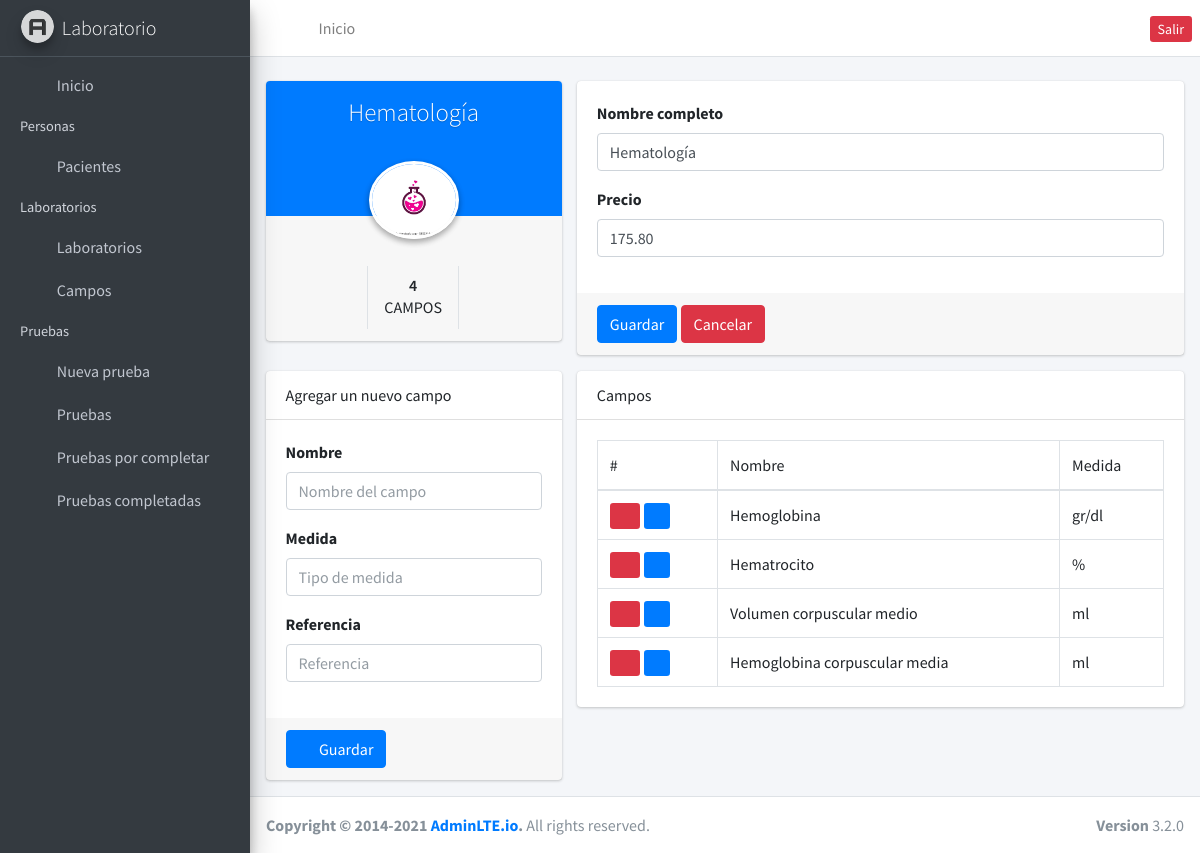
Page /laboratories/edit/1 (signed in) on the committed database.
### laboratories/models.py (models this page shows, shortened)
class Laboratory(models.Model):
    name = models.CharField(max_length=255, null=False)
    price = models.FloatField(default=0.00, null=False)

### fields/models.py (models this page shows, shortened)
class Field(models.Model):
    name = models.CharField(max_length=255)
    measurment = models.CharField(max_length=255)
    reference = models.CharField(max_length=255, default="No hay referencia")
    laboratory = models.ForeignKey(Laboratory, on_delete=models.CASCADE)

### laboratories/views.py (the view)
# urls.py: path('edit/<int:id>', edit, name='edit_client'),
@login_required
def edit(request, id):
    laboratory = Laboratory.objects.get(id = id)
    related_fields = Field.objects.filter(laboratory=id)
    context = {'lab': laboratory, 'related_fields': related_fields, 'related_count': related_fields.count()}
    return render(request, 'edit_lab.html', context)

### laboratories/templates/edit_lab.html (shortened to what this page needs)
{% extends 'base.html' %}
{% load humanize %} {% load static %} {% block content %}
<div class="row">
  <div class="col-md-4">
    <div class="card card-widget widget-user">
      <div class="widget-user-header bg-primary">
        <h3 class="widget-user-username">{{ lab.name }}</h3>
      </div>
      <div class="widget-user-image">
        <img
          class="img-circle elevation-2"
          src="{% static '/dist/img/lab.webp' %}"
          alt="User Avatar"
        />
      </div>
      <div class="card-footer">
        <div class="row">
          <div class="col-sm-4 border-right">
          </div>
          <div class="col-sm-4 border-right">
            <div class="description-block">
              <h5 class="description-header">{{ related_count }}</h5>
              <span class="description-text">Campos</span>
            </div>
          </div>
          <div class="col-sm-4">
          </div>
        </div>
      </div>
    </div>
  </div>
  <div class="col-md-8">
    <form method="POST" action="{% url 'store_lab' lab.id %}" class="card">
      <div class="card-body">
        <div class="form-group">
          <label>Nombre completo</label>
          <input
            type="text"
            class="form-control"
            placeholder="Ingresa el nombre del laboratorio"
            value="{{ lab.name }}"
            name="name"
          />
        </div>
        <div class="form-group">
          <label>Precio</label>
          <input
            type="number"
            class="form-control"
            placeholder="Ingresa el precio"
            value="{{ lab.price|stringformat:'.2f' }}"
            name="price"
            step=".01"
          />
        </div>
      </div>
      <div class="card-footer">
        <button type="submit" class="btn btn-primary">Guardar</button>
        <a href="{% url 'laboratories' %}" class="btn btn-danger">Cancelar</a>
      </div>
    </form>
  </div>
  <div class="col-md-4">
    <form class="card" method="POST" action="{% url 'store_by_edit_lab' lab.id %}">
      <div class="card-header">Agregar un nuevo campo</div>
      <div class="card-body">
        <div class="form-group">
          <label>Nombre</label>
          <input
            type="text"
            class="form-control"
            placeholder="Nombre del campo"
            name="name"
            required
          />
        </div>
        <div class="form-group">
          <label>Medida</label>
          <input
            type="text"
            class="form-control"
            placeholder="Tipo de medida"
            name="measurment"
            required
          />
        </div>
        <div class="form-group">
          <label>Referencia</label>
          <input
            type="text"
            class="form-control"
            placeholder="Referencia"
            name="reference"
            required
          />
        </div>
      </div>
      <div class="card-footer">
        <button type="submit" class="btn btn-primary">
          <i class="fas fa-plus mr-2"></i>Guardar
        </button>
      </div>
    </form>
  </div>
  <div class="col-md-8">
    <div class="card">
      <div class="card-header">Campos</div>
      <div class="card-body">
        <table class="table table-bordered">
          <thead>
            <tr>
              <td>#</td>
              <td>Nombre</td>
              <td>Medida</td>
            </tr>
          </thead>
          <tbody>
            {% for related_field in related_fields %}
            <tr>
              <td>
                <a
                  href="{% url 'remove_field' id=related_field.id %}"
                  class="btn-sm btn-danger mr-1"
                >
                  <i class="fa fa-trash"></i>
                </a>
                <a href="{% url 'update_field' id=related_field.id %}" class="btn-sm btn-primary">
                  <i class="fa fa-edit"></i>
                </a>
              </td>
              <td>{{ related_field.name }}</td>
              <td>{{ related_field.measurment }}</td>
            </tr>
            {% endfor %}
          </tbody>
        </table>
      </div>
    </div>
  </div>
</div>
{% endblock %}

### rows in the picture
Laboratory: name "Hematología", price "175.80"
Field: name "Hemoglobina", measurment "gr/dl"
Field: name "Hematrocito", measurment "%"
Field: name "Volumen corpuscular medio", measurment "ml"
Field: name "Hemoglobina corpuscular media", measurment "ml"

### other values in the picture
{{ related_count }} "4"
